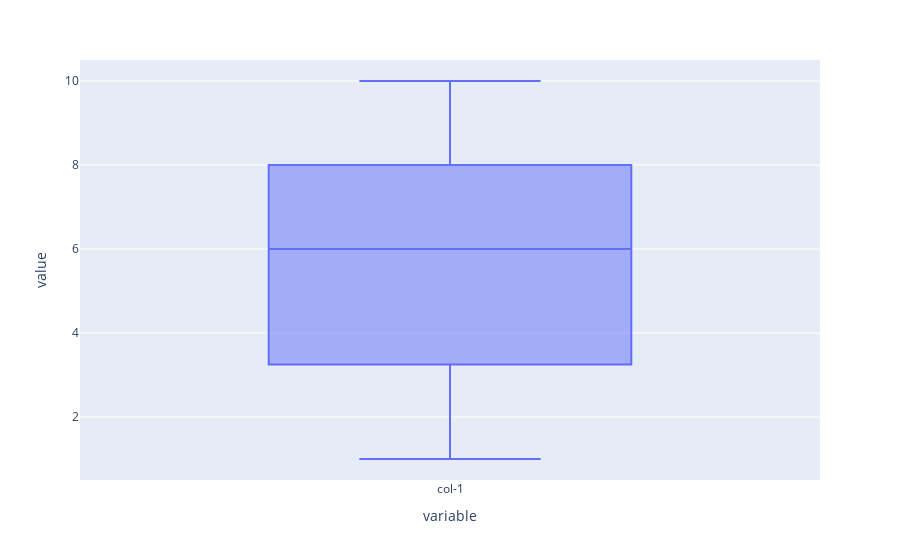

Source (notebook cell):
### Code cell
# box plot after handling outliers
plx.box(df["col-1"])

### Figure 1 — Plotly figure (JSON) as saved in the notebook; plotly's stock layout.template omitted (floating-point values rounded to 4 significant figures)
{"data": [{"alignmentgroup": "True", "hovertemplate": "variable=%{x}<br>value=%{y}<extra></extra>", "legendgroup": "", "marker": {"color": "#636efa"}, "name": "", "notched": false, "offsetgroup": "", "orientation": "v", "showlegend": false, "type": "box", "x": ["col-1", "col-1", "col-1", "col-1", "col-1", "col-1", "col-1", "col-1", "col-1", "col-1", "col-1"], "x0": " ", "xaxis": "x", "y": [1, 2, 3, 4, 5, 6, 7, 8, 9, 10, 8], "y0": " ", "yaxis": "y"}], "layout": {"boxmode": "group", "legend": {"tracegroupgap": 0}, "margin": {"t": 60}, "xaxis": {"anchor": "y", "domain": [0, 1], "title": {"text": "variable"}}, "yaxis": {"anchor": "x", "domain": [0, 1], "title": {"text": "value"}}}}
